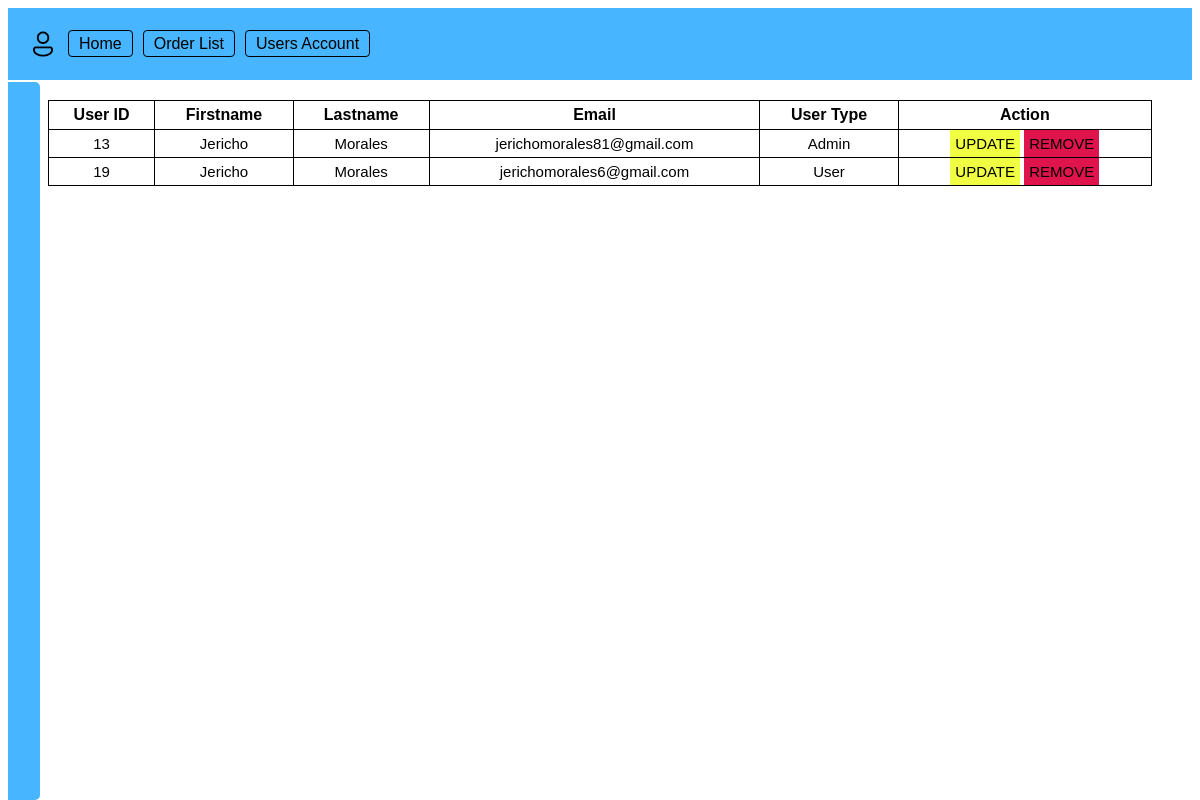
Screenshot of /includes/userlist.php with the database file from the repository.
### tables this page shows
CREATE TABLE `users` (
  `id` int(11) NOT NULL,
  `user_first` tinytext NOT NULL,
  `user_last` tinytext NOT NULL,
  `user_email` tinytext NOT NULL,
  `user_pwd` tinytext NOT NULL,
  `user_type` tinytext NOT NULL
);

### includes/userlist.php (the view, shortened to what this page needs)
<?php require '../includes/adminpage.php'; ?>
<?php
require '../backEnd/server.php';
$select = "SELECT * from users";
$query = mysqli_query($conn, $select);
?>
<!DOCTYPE html>
<html>
  <head>
  </head>
  <body>
    <section id="table">
      <table>
        <tr>
          <th>User ID</th>
          <th>Firstname</th>
          <th>Lastname</th>
          <th>Email</th>
          <th>User Type</th>
          <th>Action</th>
        </tr>
          <?php
          $num = mysqli_num_rows($query);
          if ($num > 0) {
            while ($result = mysqli_fetch_assoc($query)) {
              echo "<tr>
                  <td>".$result['id']."</td>
                  <td>".$result['user_first']."</td>
                  <td>".$result['user_last']."</td>
                  <td>".$result['user_email']."</td>
                  <td>".$result['user_type']."</td>
                  <td>
                  <a href='../backEnd/update-user.php?id=".$result['id']."' class='update-btn'>UPDATE</a>
                  <a href='../includes/userlist.php?id=".$result['id']."' onclick='return checkdelete()'  class='remove-btn'>REMOVE</a>
                  </td>
                </tr>";
              }
            }
            ?>
      </table>
    </section>
</html>

### rows the page displays
users: id "13", user_first "Jericho", user_last "Morales", user_email "jerichomorales81@gmail.com", user_type "Admin"
users: id "19", user_first "Jericho", user_last "Morales", user_email "jerichomorales6@gmail.com", user_type "User"
